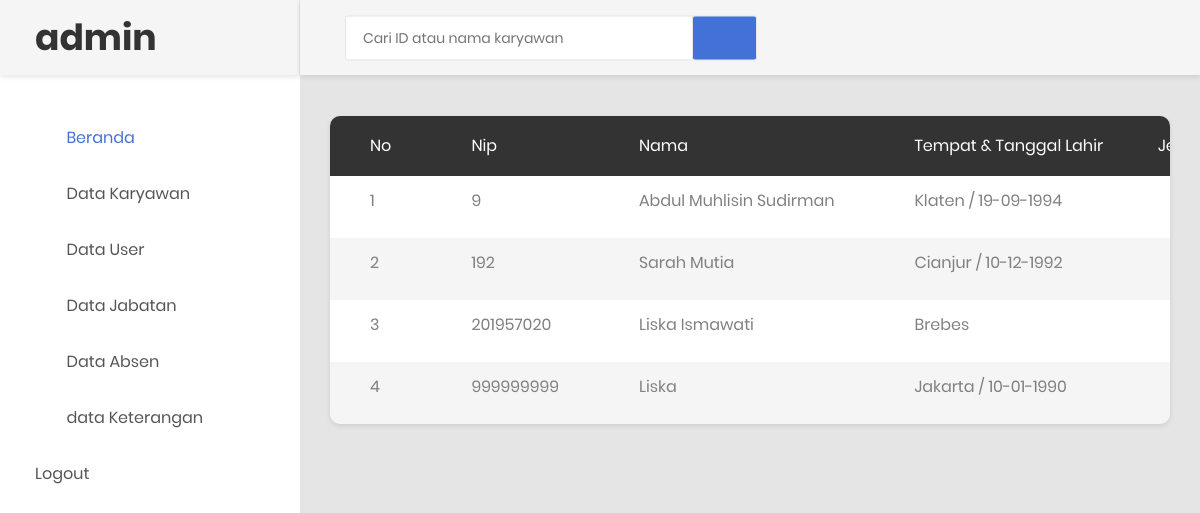
/prospenkar.php (signed in), run on the app's committed database.
### tables this page shows
CREATE TABLE `tb_karyawan` (
  `id_karyawan` int(11) NOT NULL,
  `username` varchar(50) NOT NULL,
  `password` varchar(50) NOT NULL,
  `nama` varchar(255) NOT NULL,
  `tmp_tgl_lahir` varchar(255) NOT NULL,
  `jenkel` varchar(255) NOT NULL,
  `agama` varchar(255) NOT NULL,
  `alamat` text NOT NULL,
  `no_tel` varchar(18) NOT NULL,
  `jabatan` varchar(255) NOT NULL,
  `foto` varchar(50) NOT NULL
);

### prospenkar.php (the view, shortened to what this page needs)
<?php
require_once("koneksi.php");
 ?>
<!DOCTYPE html>
<html lang="en">
<head>
     <link rel="stylesheet" href="https://maxcdn.bootstrapcdn.com/bootstrap/4.5.2/css/bootstrap.min.css">
    <link rel="stylesheet" type="text/css" href="css/bootstrap.css" media="all">
    <link href="css/font-face.css" rel="stylesheet" media="all">
    <link href="vendor/font-awesome-4.7/css/font-awesome.min.css" rel="stylesheet" media="all">
    <link href="vendor/font-awesome-5/css/fontawesome-all.min.css" rel="stylesheet" media="all">
    <link href="vendor/mdi-font/css/material-design-iconic-font.min.css" rel="stylesheet" media="all">
    <link href="vendor/bootstrap-4.1/bootstrap.min.css" rel="stylesheet" media="all">
    <link href="vendor/animsition/animsition.min.css" rel="stylesheet" media="all">
    <link href="vendor/bootstrap-progressbar/bootstrap-progressbar-3.3.4.min.css" rel="stylesheet" media="all">
    <link href="vendor/wow/animate.css" rel="stylesheet" media="all">
    <link href="vendor/css-hamburgers/hamburgers.min.css" rel="stylesheet" media="all">
    <link href="vendor/slick/slick.css" rel="stylesheet" media="all">
    <link href="vendor/select2/select2.min.css" rel="stylesheet" media="all">
    <link href="vendor/perfect-scrollbar/perfect-scrollbar.css" rel="stylesheet" media="all">
    <link href="css/theme.css" rel="stylesheet" media="all">
</head>
<body class="animsition">
    <div class="page-wrapper">
        <aside class="menu-sidebar d-none d-lg-block">
            <div class="logo">
                <a href="#">
                    <h1>admin</h1>
                </a>
            </div>
            <div class="menu-sidebar__content js-scrollbar1">
                <nav class="navbar-sidebar">
                    <ul class="list-unstyled navbar__list">
                        <li class="active has-sub">
                            <a class="js-arrow" href="admin2.php">
                                <i class="fas fa-tachometer-alt"></i>Beranda</a>
                        </li>
                        <li>
                            <a href="datakaryawan.php">
                                <i class="fas fa-chart-bar"></i>Data Karyawan</a>
                        </li>
                        <li>
                            <a href="datauser.php">
                                <i class="fas fa-table"></i>Data User</a>
                        </li>
                        <li>
                            <a href="datajabatan.php">
                                <i class="far fa-check-square"></i>Data Jabatan</a>
                        </li>
                        <li>
                            <a href="data_absen.php">
                                <i class="fas fa-calendar-alt"></i>Data Absen</a>
                        </li>
                        <li>
                            <a href="data_keterangan.php">
                                <i class="fas fa-table"></i>data Keterangan
                            </a>
                        </li>
                        <li>
                            <a href="logout.php">Logout</a>
                        </li>
                    </ul>
                </nav>
            </div>
        </aside>
        <div class="page-container">
            <header class="header-desktop">
                <div class="section__content section__content--p30">
                    <div class="container-fluid">
                        <div class="header-wrap">
                            <form class="form-header" action="prospenkar.php" method="POST">
                                <input autocomplete="off" class="au-input au-input--xl" type="text" name="cari" placeholder="Cari ID atau nama karyawan" />
                                <button class="au-btn--submit" type="submit">
                                    <i class="zmdi zmdi-search"></i>
                                </button>
                            </form>
                            <div class="header-button">
                                <div class="noti-wrap">
                    </div>
                </div>
            </header>
            <div class="main-content">
                <div class="section__content section__content--p30">
                    <div class="container-fluid">
                        <div class="row">
                                <div class="table-responsive table--no-card m-b-30">
                                    <table class="table table-borderless table-striped table-earning">
                                        <thead>
                                            <tr>
                                                <th>No</th>
                                                <th>Nip</th>
                                                <th>Nama</th>
                                                <th>Tempat & tanggal lahir</th>
                                                <th class="text-right">Jenis Kelamin</th>
                                            </tr>
                                        </thead>
                                        <tbody>
                                            <?php
                                            $cari = $_POST['cari'];
                                            $sql = "SELECT * FROM tb_karyawan WHERE id_karyawan LIKE '%$cari%' OR nama LIKE '%$cari%'";
                                            $query = mysqli_query($koneksi, $sql);
                                            $no = 1;
                                            while ($row = mysqli_fetch_array($query)) {
                                             ?>
                                            <tr>
                                                <td><?php echo $no ?></td>
                                                <td><?php echo $row['id_karyawan']; ?></td>
                                                <td><?php echo $row['nama']; ?></td>
                                                <td><?php echo $row['tmp_tgl_lahir']; ?></td>
                                                <td><?php echo $row['jenkel']; ?></td>
                                            </tr>
                                           <?php
                                           $no++;
                                       }
                                            ?>
                                        </tbody>
                                    </table>
                                </div>
                            </div>
                        <div class="row">
                            <div class="col-lg-6">
                            </div>
                            <div class="col-lg-6">
                            </div>
                        </div>
                        <div class="row">
                            <div class="col-md-12">
                            </div>
                        </div>
                        <div class="row m-t-30">
                            <div class="col-md-12">
                            </div>
                        </div>
                </div>
            </div>
        </div>
    </div>
</body>
</html>

### data on the page
tb_karyawan: id_karyawan "9", nama "Abdul Muhlisin Sudirman", tmp_tgl_lahir "Klaten / 19-09-1994"
tb_karyawan: id_karyawan "192", nama "Sarah Mutia", tmp_tgl_lahir "Cianjur / 10-12-1992"
tb_karyawan: id_karyawan "201957020", nama "Liska Ismawati", tmp_tgl_lahir "Brebes"
tb_karyawan: id_karyawan "999999999", nama "Liska", tmp_tgl_lahir "Jakarta / 10-01-1990"
